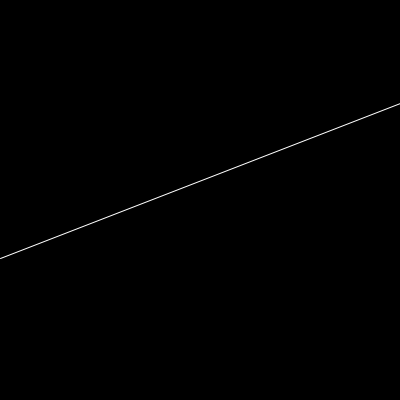
Frame 1 (no input)
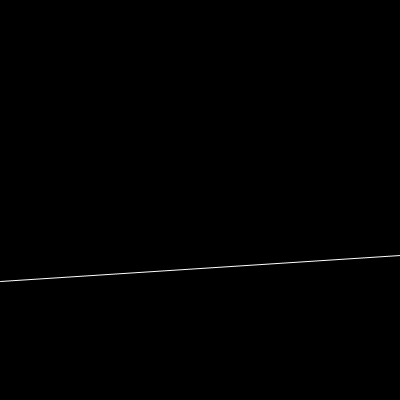
Frame 60 (the mouse pressed at the canvas centre just before this capture)
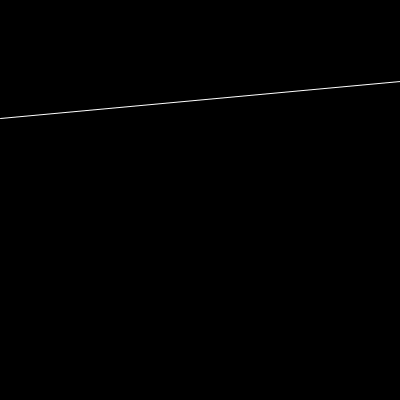
Frame 120 (the mouse held since frame 60 and released just before this capture)

The Processing sketch that drew these frames (run headless with seeded random() and noise(); from frame 60 on, the mouse is pressed at the canvas centre):

// Processing sketch: sketch_02
// ── sketch_02.pde
void setup() {
  size(400,400);
}

void draw() {
 background(0);
 stroke(255);
 line(0, random(400), 400, random(400));
}
